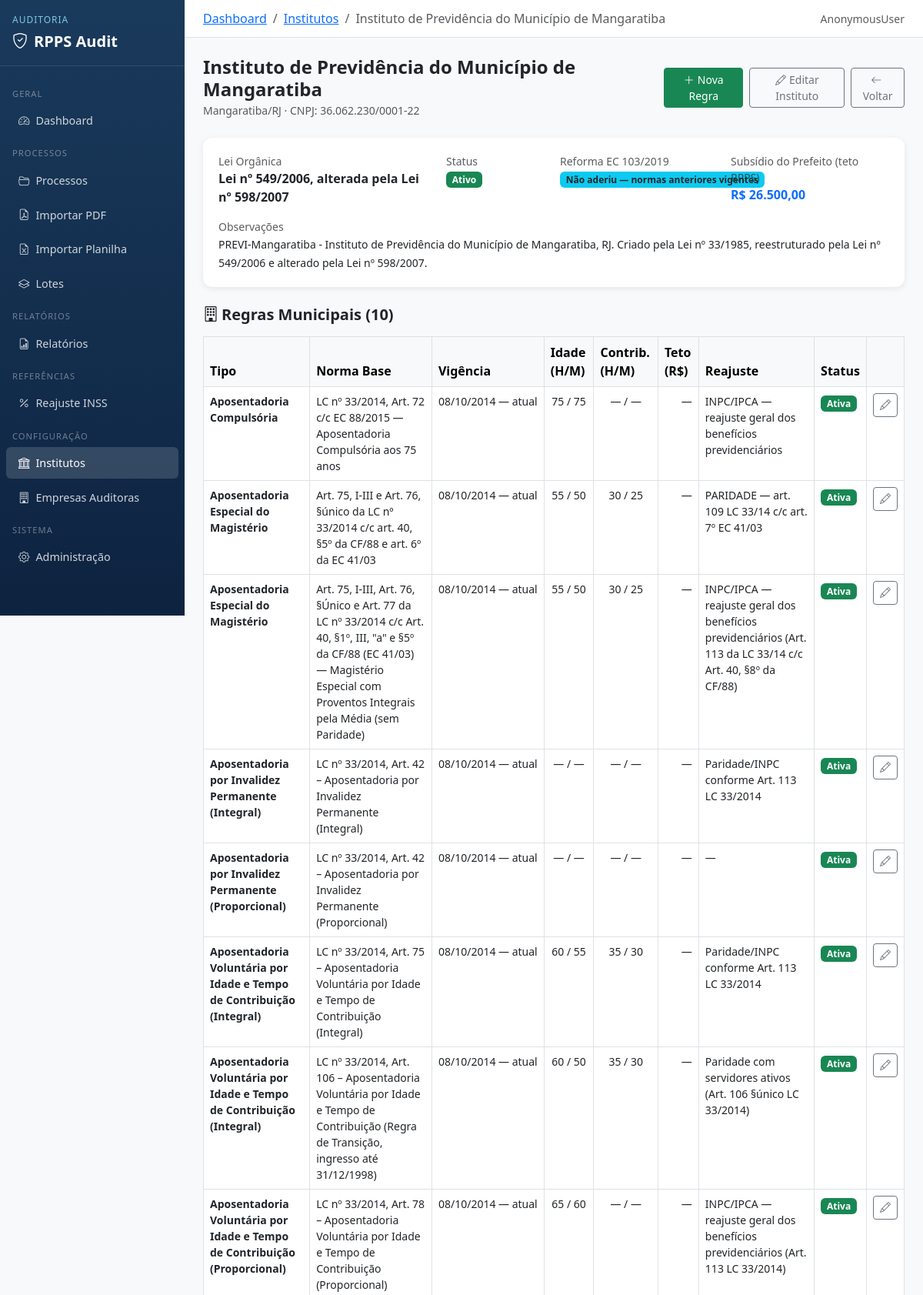
The page /institutos/1/ (upper part) on the database its author committed.
### institutos/models.py (models this page shows, shortened)
class Instituto(models.Model):
    empresa_auditora = models.ForeignKey(
        EmpresaAuditora, on_delete=models.SET_NULL,
        null=True, blank=True,
        verbose_name='Empresa Auditora',
        related_name='institutos',
    )
    nome = models.CharField(max_length=200, verbose_name='Nome')
    cnpj = models.CharField(max_length=18, blank=True, verbose_name='CNPJ')
    estado = models.CharField(max_length=2, verbose_name='Estado (UF)')
    municipio = models.CharField(max_length=100, verbose_name='Município')
    lei_organica = models.CharField(max_length=200, blank=True, verbose_name='Lei Orgânica')
    ativo = models.BooleanField(default=True, verbose_name='Ativo')
    aderiu_ec103_2019 = models.BooleanField(
        default=False,
        verbose_name='Aderiu à Reforma da EC 103/2019',
        help_text='Marque se o município promulgou lei própria de reforma previdenciária com base na EC 103/2019, revogando as regras constitucionais anteriores.',
    )
    subsidio_prefeito = models.DecimalField(
        max_digits=12, decimal_places=2, null=True, blank=True,
        verbose_name='Subsídio do Prefeito (R$)',
        help_text='Teto remuneratório dos servidores e pensionistas do RPPS (art. 37, XI CF/88). Exceção: procuradores municipais possuem teto próprio.',
    )
    norma_trienio = models.CharField(
        max_length=300, blank=True,
        verbose_name='Base Legal do Triênio',
        help_text='Ex: Art. 71 da Lei nº 05/1991',
    )
    trienio_primeiro_percentual = models.DecimalField(
        max_digits=5, decimal_places=2, null=True, blank=True,
        verbose_name='1º Triênio (%)',
        help_text='Percentual do primeiro triênio. Calculado sobre o vencimento base.',
    )
    trienio_demais_percentual = models.DecimalField(
        max_digits=5, decimal_places=2, null=True, blank=True,
        verbose_name='Demais Triênios (%)',
        help_text='Percentual de cada triênio a partir do 2º. Calculado sobre o vencimento base.',
    )
    trienio_limite_periodos = models.IntegerField(
        null=True, blank=True,
        verbose_name='Limite de Triênios',
        help_text='Número máximo de triênios passíveis de acumulação.',
    )
    observacoes = models.TextField(blank=True, verbose_name='Observações')
    class Meta:
        verbose_name = 'Instituto RPPS'
        verbose_name_plural = 'Institutos RPPS'
        ordering = ['nome']

class RegraAposentadoria(models.Model):
    instituto = models.ForeignKey(Instituto, on_delete=models.CASCADE, related_name='regras', verbose_name='Instituto')
    tipo_beneficio = models.CharField(max_length=30, choices=TipoBeneficio.choices, verbose_name='Tipo de Benefício')
    norma_base = models.CharField(max_length=300, verbose_name='Norma Base')
    vigente_desde = models.DateField(verbose_name='Vigente Desde')
    vigente_ate = models.DateField(null=True, blank=True, verbose_name='Vigente Até')
    ativa = models.BooleanField(default=True, verbose_name='Ativa')
    idade_minima_homem = models.IntegerField(null=True, blank=True, verbose_name='Idade Mínima (Homem)')
    idade_minima_mulher = models.IntegerField(null=True, blank=True, verbose_name='Idade Mínima (Mulher)')
    tempo_contribuicao_homem = models.IntegerField(null=True, blank=True, verbose_name='Tempo de Contribuição - Homem (anos)')
    tempo_contribuicao_mulher = models.IntegerField(null=True, blank=True, verbose_name='Tempo de Contribuição - Mulher (anos)')
    tempo_servico_publico = models.IntegerField(null=True, blank=True, verbose_name='Tempo de Serviço Público (anos)')
    tempo_carreira = models.IntegerField(null=True, blank=True, verbose_name='Tempo de Carreira (anos)')
    tempo_no_cargo = models.IntegerField(null=True, blank=True, verbose_name='Tempo no Cargo (anos)')
    integralidade = models.BooleanField(null=True, blank=True, verbose_name='Integralidade')
    proporcionalidade_formula = models.CharField(max_length=200, blank=True, verbose_name='Fórmula de Proporcionalidade')
    teto_remuneratorio = models.DecimalField(max_digits=12, decimal_places=2, null=True, blank=True, verbose_name='Teto Remuneratório (R$)')
    criterio_reajuste = models.CharField(max_length=50, blank=True, verbose_name='Critério de Reajuste')
    cota_inicial_percentual = models.DecimalField(max_digits=5, decimal_places=2, null=True, blank=True, verbose_name='Cota Inicial (%)')
    cota_por_dependente_percentual = models.DecimalField(max_digits=5, decimal_places=2, null=True, blank=True, verbose_name='Cota por Dependente (%)')
    reversibilidade = models.BooleanField(null=True, blank=True, verbose_name='Reversibilidade')
    norma_federal = models.BooleanField(
        default=False,
        verbose_name='Norma Federal/Constitucional',
        help_text='Regras oriundas da CF/88, EC 41/2003, EC 47/2005, EC 70/2012 — exibidas em todos os institutos que não aderiram à EC 103/2019.',
    )
    observacoes = models.TextField(blank=True, verbose_name='Observações')
    class Meta:
        verbose_name = 'Regra de Aposentadoria'
        verbose_name_plural = 'Regras de Aposentadoria'
        ordering = ['tipo_beneficio', '-vigente_desde']

### institutos/views.py (the view)
# urls.py: path('<int:pk>/', views.detalhe_instituto, name='detalhe'),
def detalhe_instituto(request, pk):
    instituto = get_object_or_404(Instituto.objects.prefetch_related('regras', 'leis_reajuste'), pk=pk)
    regras_municipais = instituto.regras.filter(norma_federal=False)
    regras_federais = (
        instituto.regras.filter(norma_federal=True, ativa=True)
        .order_by('tipo_beneficio', 'vigente_desde')
        if not instituto.aderiu_ec103_2019 else RegraAposentadoria.objects.none()
    )
    leis_municipais = instituto.leis_reajuste.all()
    return render(request, 'institutos/detalhe.html', {
        'instituto': instituto,
        'regras_municipais': regras_municipais,
        'regras_federais': regras_federais,
        'leis_municipais': leis_municipais,
    })

### templates/institutos/detalhe.html (shortened to what this page needs)
{% extends 'base.html' %}
{% block breadcrumb %}
<li class="breadcrumb-item"><a href="{% url 'core:dashboard' %}">Dashboard</a></li>
<li class="breadcrumb-item"><a href="{% url 'institutos:lista' %}">Institutos</a></li>
<li class="breadcrumb-item active">{{ instituto.nome }}</li>
{% endblock %}
{% block content %}
<div class="d-flex justify-content-between align-items-center mb-4">
    <div>
        <h4 class="fw-bold mb-0">{{ instituto.nome }}</h4>
        <small class="text-muted">{{ instituto.municipio }}/{{ instituto.estado }}
            {% if instituto.cnpj %} · CNPJ: {{ instituto.cnpj }}{% endif %}
        </small>
    </div>
    <div class="d-flex gap-2">
        <a href="{% url 'institutos:nova_regra' instituto.pk %}" class="btn btn-success btn-sm">
            <i class="bi bi-plus-lg me-1"></i>Nova Regra
        </a>
        <a href="{% url 'institutos:editar' instituto.pk %}" class="btn btn-outline-secondary btn-sm">
            <i class="bi bi-pencil me-1"></i>Editar Instituto
        </a>
        <a href="{% url 'institutos:lista' %}" class="btn btn-outline-secondary btn-sm">
            <i class="bi bi-arrow-left me-1"></i>Voltar
        </a>
    </div>
</div>
<div class="card card-stat mb-4">
    <div class="card-body">
        <div class="row g-3">
            {% if instituto.lei_organica %}
            <div class="col-md-4">
                <small class="text-muted d-block">Lei Orgânica</small>
                <span class="fw-semibold">{{ instituto.lei_organica }}</span>
            </div>
            {% endif %}
            <div class="col-md-2">
                <small class="text-muted d-block">Status</small>
                {% if instituto.ativo %}
                <span class="badge bg-success">Ativo</span>
                {% else %}
                <span class="badge bg-secondary">Inativo</span>
                {% endif %}
            </div>
            <div class="col-md-3">
                <small class="text-muted d-block">Reforma EC 103/2019</small>
                {% if instituto.aderiu_ec103_2019 %}
                <span class="badge bg-warning text-dark">
                    <i class="bi bi-exclamation-triangle me-1"></i>Aderiu — normas anteriores revogadas
                </span>
                {% else %}
                <span class="badge bg-info text-dark">Não aderiu — normas anteriores vigentes</span>
                {% endif %}
            </div>
            <div class="col-md-3">
                <small class="text-muted d-block">Subsídio do Prefeito (teto RPPS)</small>
                {% if instituto.subsidio_prefeito %}
                <span class="fw-semibold text-primary">R$ {{ instituto.subsidio_prefeito }}</span>
                {% else %}
                <span class="text-warning small"><i class="bi bi-exclamation-triangle me-1"></i>Não informado</span>
                {% endif %}
            </div>
            {% if instituto.observacoes %}
            <div class="col-12">
                <small class="text-muted d-block">Observações</small>
                <span class="small">{{ instituto.observacoes }}</span>
            </div>
            {% endif %}
        </div>
    </div>
</div>
<h5 class="fw-semibold mb-3">
    <i class="bi bi-building me-1"></i>Regras Municipais ({{ regras_municipais.count }})
</h5>
{% if regras_municipais %}
<div class="table-responsive mb-5">
    <table class="table table-bordered table-hover bg-white">
        <thead class="table-light">
            <tr>
                <th>Tipo</th>
                <th>Norma Base</th>
                <th>Vigência</th>
                <th>Idade (H/M)</th>
                <th>Contrib. (H/M)</th>
                <th>Teto (R$)</th>
                <th>Reajuste</th>
                <th>Status</th>
                <th></th>
            </tr>
        </thead>
        <tbody>
            {% for regra in regras_municipais %}
            <tr>
                <td class="small fw-semibold">{{ regra.get_tipo_beneficio_display }}</td>
                <td class="small">{{ regra.norma_base }}</td>
                <td class="small text-nowrap">
                    {{ regra.vigente_desde|date:"d/m/Y" }}
                    {% if regra.vigente_ate %} a {{ regra.vigente_ate|date:"d/m/Y" }}{% else %} — atual{% endif %}
                </td>
                <td class="small text-center">
                    {{ regra.idade_minima_homem|default:"—" }} / {{ regra.idade_minima_mulher|default:"—" }}
                </td>
                <td class="small text-center">
                    {{ regra.tempo_contribuicao_homem|default:"—" }} / {{ regra.tempo_contribuicao_mulher|default:"—" }}
                </td>
                <td class="small text-end">
                    {% if regra.teto_remuneratorio %}R$ {{ regra.teto_remuneratorio }}{% else %}—{% endif %}
                </td>
                <td class="small">{{ regra.criterio_reajuste|default:"—" }}</td>
                <td>
                    {% if regra.ativa %}
                    <span class="badge bg-success">Ativa</span>
                    {% else %}
                    <span class="badge bg-secondary">Inativa</span>
                    {% endif %}
                </td>
                <td>
                    <a href="{% url 'institutos:editar_regra' regra.pk %}" class="btn btn-outline-secondary btn-sm">
                        <i class="bi bi-pencil"></i>
                    </a>
                </td>
            </tr>
            {% endfor %}
        </tbody>
    </table>
</div>
{% endif %}
{% endblock %}

### templates/base.html (style rules this page uses)
body { background-color: #f8f9fa; }
.card-stat { border: none; border-radius: 12px; box-shadow: 0 2px 8px rgba(0,0,0,0.08); }
.card-stat .card-body { padding: 1.25rem; }

### rows shown on the page
Instituto: nome "Instituto de Previdência do Município de Mangaratiba", municipio "Mangaratiba", estado "RJ", cnpj "36.062.230/0001-22", lei_organica "Lei nº 549/2006, alterada pela Lei nº 598/2007", subsidio_prefeito "26.500,00", observacoes "PREVI-Mangaratiba - Instituto de Previdência do Município de Mangaratiba, RJ. Criado pela Lei nº 33/1985, reestruturado pela Lei nº 549/2006 e alterado pela Lei nº 598/2007."
RegraAposentadoria: tipo_beneficio "Aposentadoria Compulsória", norma_base "LC nº 33/2014, Art. 72 c/c EC 88/2015 — Aposentadoria Compulsória aos 75 anos", vigente_desde "08/10/2014", shows "— atual", idade_minima_homem "75", idade_minima_mulher "75", tempo_contribuicao_homem "—", tempo_contribuicao_mulher "—", criterio_reajuste "INPC/IPCA — reajuste geral dos benefícios previdenciários", ativa "Ativa"
RegraAposentadoria: tipo_beneficio "Aposentadoria Especial do Magistério", norma_base "Art. 75, I-III e Art. 76, §único da LC nº 33/2014 c/c art. 40, §5º da CF/88 e art. 6º da EC 41/03", vigente_desde "08/10/2014", shows "— atual", idade_minima_homem "55", idade_minima_mulher "50", tempo_contribuicao_homem "30", tempo_contribuicao_mulher "25", criterio_reajuste "PARIDADE — art. 109 LC 33/14 c/c art. 7º EC 41/03", ativa "Ativa"
RegraAposentadoria: tipo_beneficio "Aposentadoria Especial do Magistério", norma_base "Art. 75, I-III, Art. 76, §Único e Art. 77 da LC nº 33/2014 c/c Art. 40, §1º, III, \"a\" e §5º da CF/88 (EC 41/03) — Magistério Especial com Proventos Integrais pela Média (sem Paridade)", vigente_desde "08/10/2014", shows "— atual", idade_minima_homem "55", idade_minima_mulher "50", tempo_contribuicao_homem "30", tempo_contribuicao_mulher "25", criterio_reajuste "INPC/IPCA — reajuste geral dos benefícios previdenciários (Art. 113 da LC 33/14 c/c Art. 40, §8º da CF/88)", ativa "Ativa"
RegraAposentadoria: tipo_beneficio "Aposentadoria por Invalidez Permanente (Integral)", norma_base "LC nº 33/2014, Art. 42 – Aposentadoria por Invalidez Permanente (Integral)", vigente_desde "08/10/2014", shows "— atual", idade_minima_homem "—", idade_minima_mulher "—", tempo_contribuicao_homem "—", tempo_contribuicao_mulher "—", criterio_reajuste "Paridade/INPC conforme Art. 113 LC 33/2014", ativa "Ativa"
RegraAposentadoria: tipo_beneficio "Aposentadoria por Invalidez Permanente (Proporcional)", norma_base "LC nº 33/2014, Art. 42 – Aposentadoria por Invalidez Permanente (Proporcional)", vigente_desde "08/10/2014", shows "— atual", idade_minima_homem "—", idade_minima_mulher "—", tempo_contribuicao_homem "—", tempo_contribuicao_mulher "—", criterio_reajuste "—", ativa "Ativa"
RegraAposentadoria: tipo_beneficio "Aposentadoria Voluntária por Idade e Tempo de Contribuição (Integral)", norma_base "LC nº 33/2014, Art. 75 – Aposentadoria Voluntária por Idade e Tempo de Contribuição (Integral)", vigente_desde "08/10/2014", shows "— atual", idade_minima_homem "60", idade_minima_mulher "55", tempo_contribuicao_homem "35", tempo_contribuicao_mulher "30", criterio_reajuste "Paridade/INPC conforme Art. 113 LC 33/2014", ativa "Ativa"
RegraAposentadoria: tipo_beneficio "Aposentadoria Voluntária por Idade e Tempo de Contribuição (Integral)", norma_base "LC nº 33/2014, Art. 106 – Aposentadoria Voluntária por Idade e Tempo de Contribuição (Regra de Transição, ingresso até 31/12/1998)", vigente_desde "08/10/2014", shows "— atual", idade_minima_homem "60", idade_minima_mulher "50", tempo_contribuicao_homem "35", tempo_contribuicao_mulher "30", criterio_reajuste "Paridade com servidores ativos (Art. 106 §único LC 33/2014)", ativa "Ativa"
RegraAposentadoria: tipo_beneficio "Aposentadoria Voluntária por Idade e Tempo de Contribuição (Proporcional)", norma_base "LC nº 33/2014, Art. 78 – Aposentadoria Voluntária por Idade e Tempo de Contribuição (Proporcional)", vigente_desde "08/10/2014", shows "— atual", idade_minima_homem "65", idade_minima_mulher "60", tempo_contribuicao_homem "—", tempo_contribuicao_mulher "—", criterio_reajuste "INPC/IPCA — reajuste geral dos benefícios previdenciários (Art. 113 LC 33/2014)", ativa "Ativa"

### other values the page prints
{{ request.user }} "AnonymousUser"
{{ regras_municipais.count }} "10"
